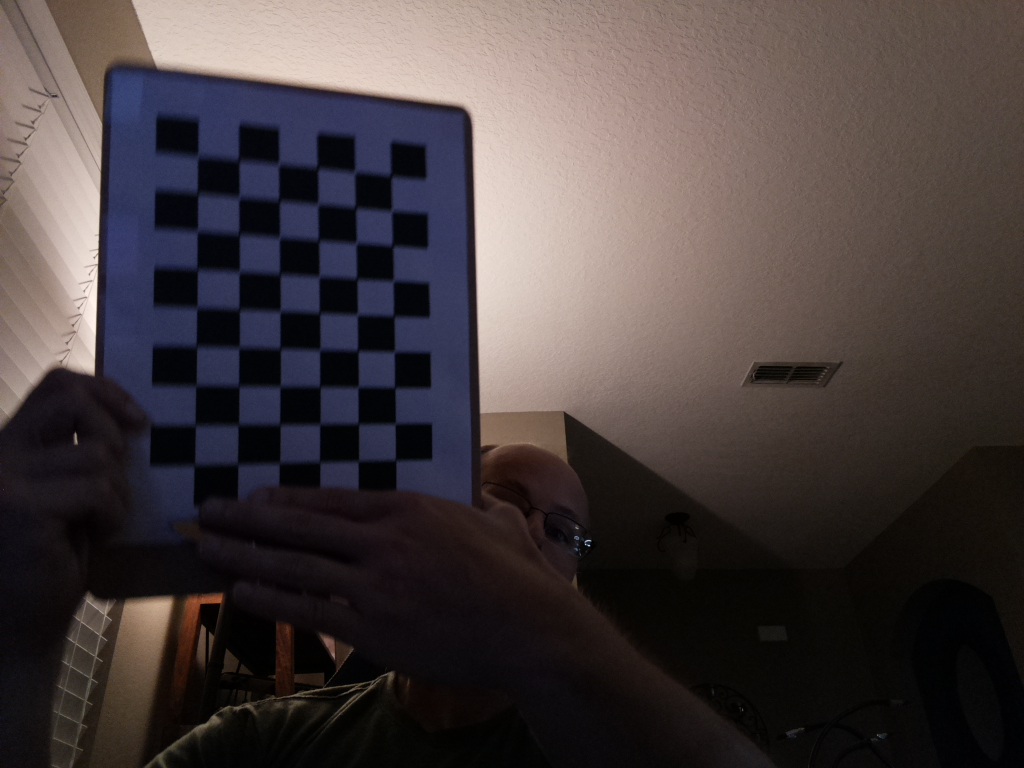
#> input picture camera_calibration/img/good/pi2_11_good.jpg, 1024 x 768 px; its folder holds 6 pictures in this run
$ python stero_calibration.py   (older library calls are emulated)
#> lines starting #> are read from the running program, lines starting #| are printed output that depends on the picture; pictures that were not available may be replaced by others from this repository, and a replacement may not be noted
import numpy as np
from matplotlib import pyplot as plt
import cv2
import glob
import sys


# termination criteria
criteria = (cv2.TERM_CRITERIA_EPS + cv2.TERM_CRITERIA_MAX_ITER, 30, 0.001)

# prepare object points, like (0,0,0), (1,0,0), (2,0,0) ....,(6,5,0)
objp = np.zeros((6*7,3), np.float32)
objp[:,:2] = np.mgrid[0:7,0:6].T.reshape(-1,2)

# Arrays to store object points and image points from all the images.
objpoints = [] # 3d point in real world space
imgpointsL = [] # 2d points in image plane.
imgpointsR = [] # 2d points in image plane.

images = glob.glob("img/good/pi2_*.jpg")

for fname in images:
    imgL = cv2.imread(fname)
#> imgL is the input picture: shape (768, 1024, 3); mean B, G, R 62, 61.7, 70.4
    grayL = cv2.cvtColor(imgL, cv2.COLOR_BGR2GRAY)
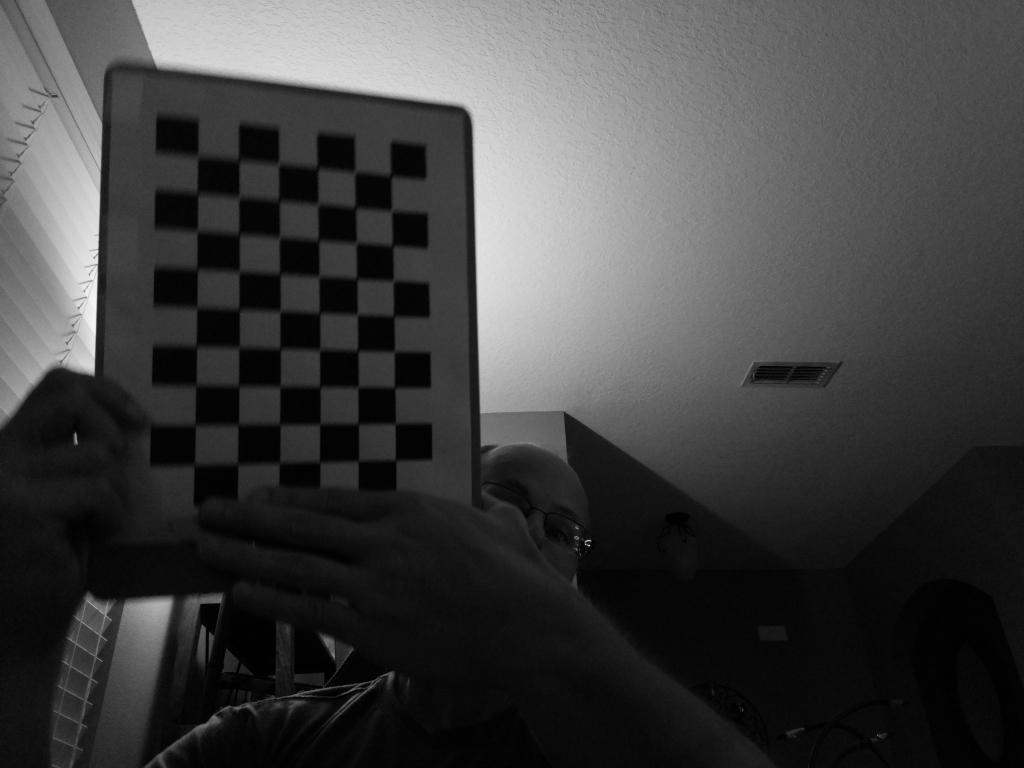
#> grayL: shape (768, 1024); min 0, max 246, mean 64.3

    fnameR = fname.replace("pi2_", "pi1_")
    imgR = cv2.imread(fnameR)
    grayR = cv2.cvtColor(imgR, cv2.COLOR_BGR2GRAY)

    # Find the chess board corners
    retL, cornersL = cv2.findChessboardCorners(grayL, (7,6), None)
#> retL = True; cornersL = 42 rows, first 8: [392.5, 245.5], [393, 281], [393.7, 315.8], [394.5, 351], [394.4, 389.3], [395, 423.2], [395.5, 460], [357, 242.5]
    retR, cornersR = cv2.findChessboardCorners(grayR, (7,6), None)
#> retR = True; cornersR has the same summary as cornersL

    # If found, add object points, image points (after refining them)
    if retL and retR:
        print(fname)

        objpoints.append(objp)

        cornersL2 = cv2.cornerSubPix(grayL, cornersL, (11,11), (-1,-1), criteria)
#> cornersL2 = 42 rows, first 8: [392.3, 245.8], [393.3, 280.7], [393.6, 316.2], [394.2, 351.7], [394.6, 387.5], [395.2, 423.7], [395.5, 460.2], [356.2, 243]
        imgpointsL.append(cornersL)

        cornersR2 = cv2.cornerSubPix(grayR, cornersR, (11,11), (-1,-1), criteria)
#> cornersR2 has the same summary as cornersL2
        imgpointsR.append(cornersR)

        # [6 lines of commented-out code are left out]
    else:
        print("NO: {}".format(fname))
#> pass 2 of the loop `for fname in images:`:
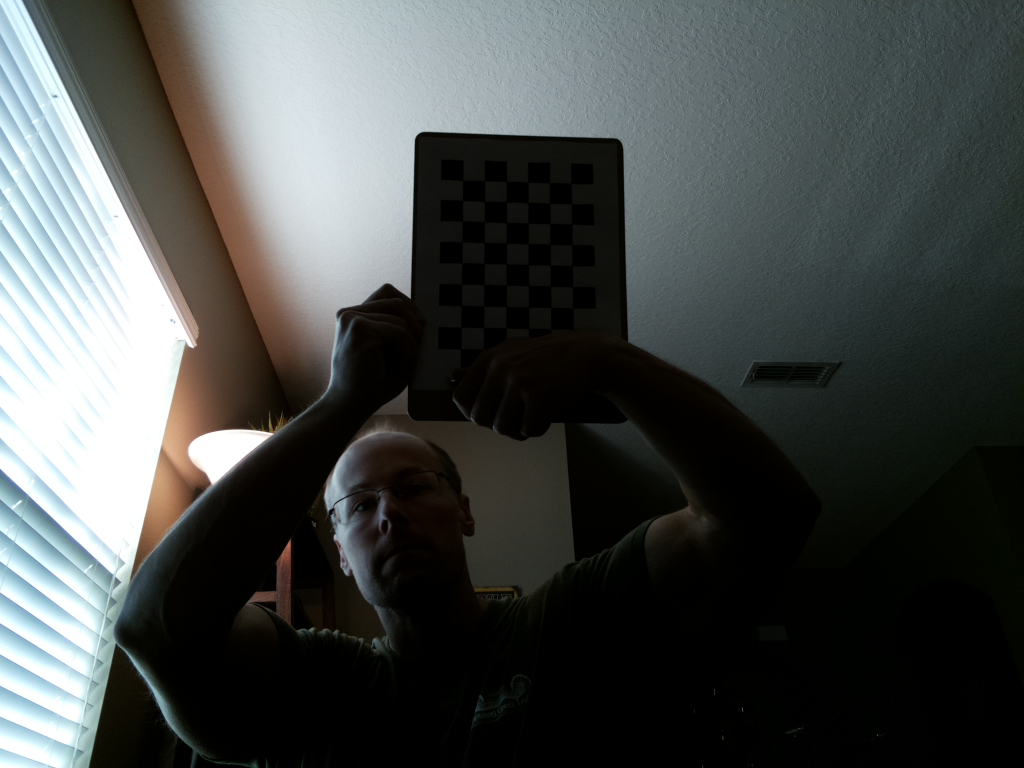
#> input picture camera_calibration/img/good/pi2_12_good.jpg, 1024 x 768 px
#> imgL is the input picture: shape (768, 1024, 3); mean B, G, R 74, 75.5, 71.8
#> `grayL = cv2.cvtColor(imgL, cv2.COLOR_BGR2GRAY)`:
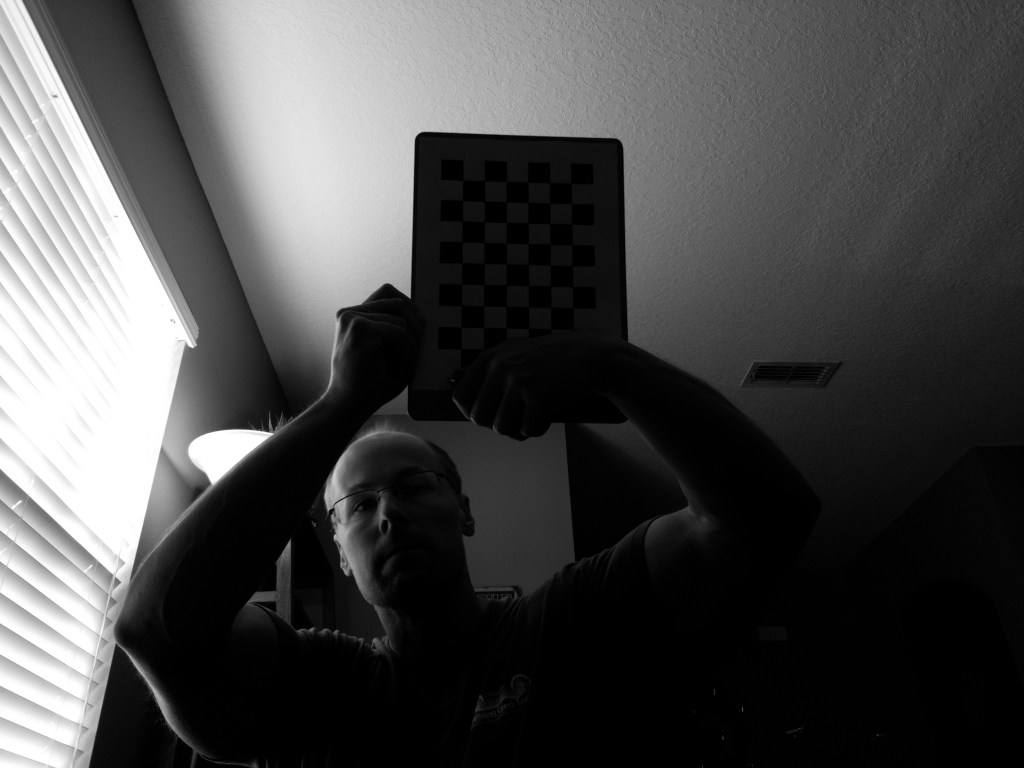
#> grayL: shape (768, 1024); min 0, max 255, mean 74.2
#> cornersL = 42 rows, first 8: [570.9, 183.5], [571.4, 203.9], [571.7, 224.2], [571.8, 244.9], [572.4, 265.8], [572.4, 286.7], [572.7, 308], [549.5, 182.9]
#> cornersR has the same summary as cornersL
#> cornersL2 = 42 rows, first 8: [571, 183.5], [571.4, 203.7], [571.6, 224.1], [571.9, 244.8], [572.2, 265.8], [572.6, 286.7], [572.8, 307.9], [549.6, 182.9]
#> cornersR2 has the same summary as cornersL2
#> pass 3 of the loop `for fname in images:`:
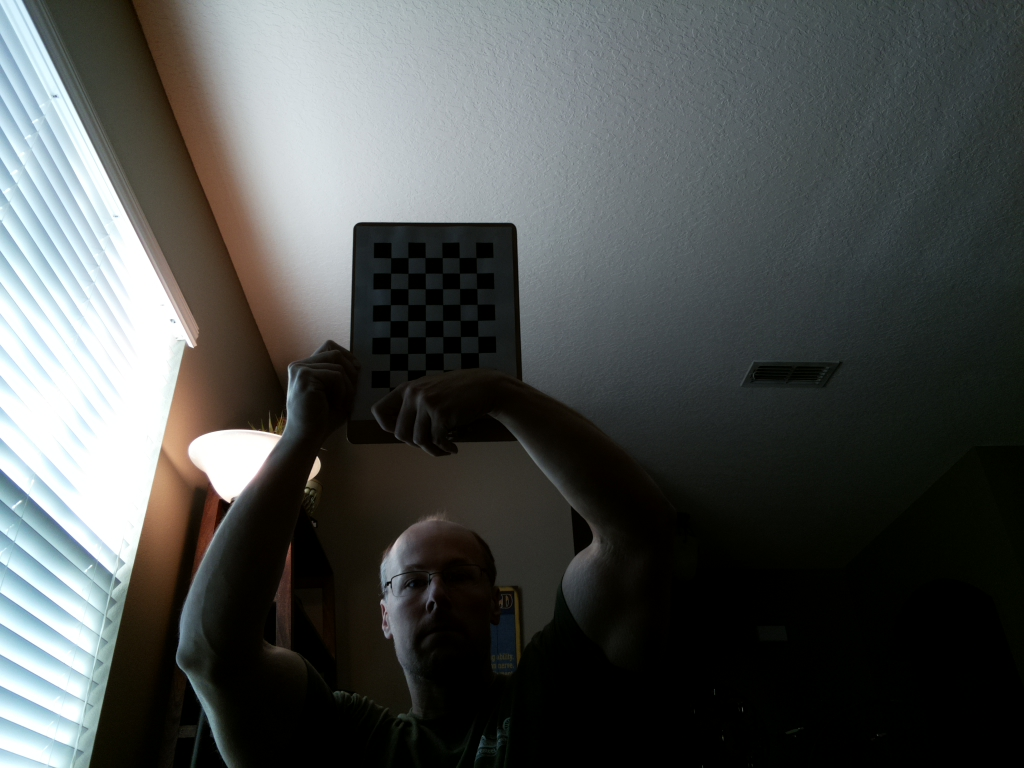
#> input picture camera_calibration/img/good/pi2_15_good.jpg, 1024 x 768 px
#> imgL is the input picture: shape (768, 1024, 3); mean B, G, R 78.7, 80.1, 76.9
#> `grayL = cv2.cvtColor(imgL, cv2.COLOR_BGR2GRAY)`:
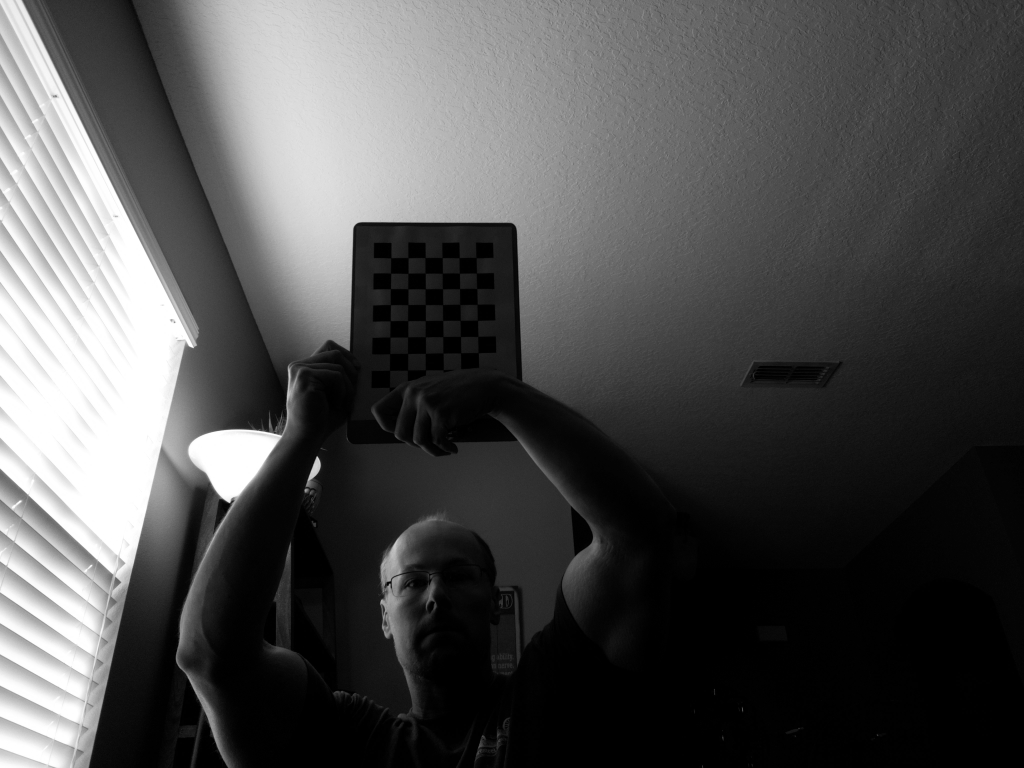
#> grayL: shape (768, 1024); min 0, max 255, mean 79
#> cornersL = 42 rows, first 8: [476.2, 257.6], [476.3, 273], [476.7, 288.7], [477.1, 304.3], [477.4, 320.5], [477.8, 336.3], [478.2, 352.7], [459.2, 257.6]
#> cornersL2 = 42 rows, first 8: [476.1, 257.7], [476.5, 273], [476.6, 288.4], [477.2, 304.4], [477.4, 320.2], [477.8, 336.5], [478.2, 352.6], [459.2, 257.7]
#> (the run stopped early here; a loop or call above may not have finished)
